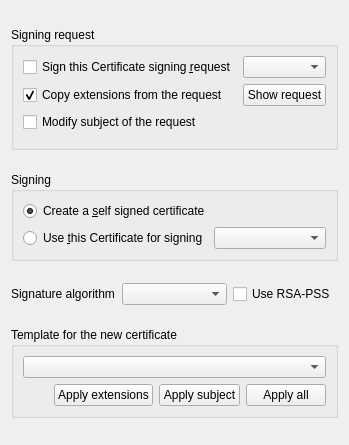
     <widget class="QWidget" name="tab_0">
      <attribute name="title">
       <string>Source</string>
      </attribute>
      <layout class="QVBoxLayout" name="verticalLayout_4">
       <item>
        <spacer>
         <property name="orientation">
          <enum>Qt::Vertical</enum>
         </property>
         <property name="sizeType">
          <enum>QSizePolicy::Expanding</enum>
         </property>
         <property name="sizeHint" stdset="0">
          <size>
           <width>20</width>
           <height>16</height>
          </size>
         </property>
        </spacer>
       </item>
       <item>
        <widget class="QGroupBox" name="requestBox">
         <property name="title">
          <string>Signing request</string>
         </property>
         <layout class="QVBoxLayout">
          <item>
           <widget class="QWidget" name="reqWidget" native="true">
            <layout class="QGridLayout">
             <property name="margin">
              <number>0</number>
             </property>
             <item row="0" column="1">
              <widget class="itemComboReq" name="reqList"/>
             </item>
             <item row="1" column="1">
              <widget class="QPushButton" name="showReqBut">
               <property name="text">
                <string>Show request</string>
               </property>
              </widget>
             </item>
             <item row="0" column="0">
              <widget class="QCheckBox" name="fromReqCB">
               <property name="text">
                <string>Sign this Certificate signing &amp;request</string>
               </property>
              </widget>
             </item>
             <item row="1" column="0">
              <widget class="QCheckBox" name="copyReqExtCB">
               <property name="text">
                <string>Copy extensions from the request</string>
               </property>
               <property name="checked">
                <bool>true</bool>
               </property>
              </widget>
             </item>
             <item row="2" column="0">
              <widget class="QCheckBox" name="reqSubChange">
               <property name="text">
                <string>Modify subject of the request</string>
               </property>
              </widget>
             </item>
            </layout>
           </widget>
          </item>
          <item>
           <widget class="QWidget" name="attrWidget" native="true">
           </widget>
          </item>
         </layout>
        </widget>
       </item>
       <item>
        <spacer>
         <property name="orientation">
          <enum>Qt::Vertical</enum>
         </property>
         <property name="sizeType">
          <enum>QSizePolicy::Expanding</enum>
         </property>
         <property name="sizeHint" stdset="0">
          <size>
           <width>20</width>
           <height>16</height>
          </size>
         </property>
        </spacer>
       </item>
       <item>
        <widget class="QGroupBox" name="signerBox">
         <property name="title">
          <string>Signing</string>
         </property>
         <layout class="QVBoxLayout">
          <item>
           <layout class="QHBoxLayout">
            <item>
             <widget class="QRadioButton" name="selfSignRB">
              <property name="text">
               <string>Create a &amp;self signed certificate</string>
              </property>
              <property name="checked">
               <bool>true</bool>
              </property>
             </widget>
            </item>
           </layout>
          </item>
          <item>
           <layout class="QHBoxLayout">
            <item>
             <widget class="QRadioButton" name="foreignSignRB">
              <property name="text">
               <string>Use &amp;this Certificate for signing</string>
              </property>
             </widget>
            </item>
            <item>
             <widget class="itemComboCert" name="certList">
              <property name="toolTip">
               <string>All certificates in your database that can create valid signatures</string>
              </property>
             </widget>
            </item>
           </layout>
          </item>
         </layout>
        </widget>
       </item>
       <item>
        <spacer>
         <property name="orientation">
          <enum>Qt::Vertical</enum>
         </property>
         <property name="sizeHint" stdset="0">
          <size>
           <width>20</width>
           <height>16</height>
          </size>
         </property>
        </spacer>
       </item>
       <item>
        <layout class="QHBoxLayout">
         <item>
          <widget class="QLabel" name="label">
           <property name="text">
            <string>Signature algorithm</string>
           </property>
          </widget>
         </item>
         <item>
          <widget class="hashBox" name="hashAlgo"/>
         </item>
          <item>
           <widget class="QCheckBox" name="rsapss">
            <property name="text">
             <string>Use RSA-PSS</string>
            </property>
           </widget>
          </item>
        </layout>
       </item>
       <item>
        <spacer>
         <property name="orientation">
          <enum>Qt::Vertical</enum>
         </property>
         <property name="sizeType">
          <enum>QSizePolicy::Expanding</enum>
         </property>
         <property name="sizeHint" stdset="0">
          <size>
           <width>20</width>
           <height>16</height>
          </size>
         </property>
        </spacer>
       </item>
       <item>
        <widget class="QGroupBox" name="templBox">
         <property name="title">
          <string>Template for the new certificate</string>
         </property>
         <layout class="QVBoxLayout" name="verticalLayout_3">
          <item>
           <widget class="itemComboTemp" name="tempList">
            <property name="sizePolicy">
             <sizepolicy hsizetype="Expanding" vsizetype="Fixed">
              <horstretch>0</horstretch>
              <verstretch>0</verstretch>
             </sizepolicy>
            </property>
            <property name="toolTip">
             <string>All available templates</string>
            </property>
           </widget>
          </item>
          <item>
           <layout class="QHBoxLayout" name="horizontalLayout_2">
            <item>
             <spacer name="horizontalSpacer">
              <property name="orientation">
               <enum>Qt::Horizontal</enum>
              </property>
              <property name="sizeHint" stdset="0">
               <size>
                <width>13</width>
                <height>20</height>
               </size>
              </property>
             </spacer>
            </item>
            <item>
             <widget class="QPushButton" name="applyExtensions">
              <property name="text">
               <string>Apply extensions</string>
              </property>
             </widget>
            </item>
            <item>
             <widget class="QPushButton" name="applySubject">
              <property name="text">
               <string>Apply subject</string>
              </property>
             </widget>
            </item>
            <item>
             <widget class="QPushButton" name="applyTemplate">
              <property name="sizePolicy">
               <sizepolicy hsizetype="Minimum" vsizetype="Fixed">
                <horstretch>0</horstretch>
                <verstretch>0</verstretch>
               </sizepolicy>
              </property>
              <property name="text">
               <string>Apply all</string>
              </property>
             </widget>
            </item>
           </layout>
          </item>
         </layout>
        </widget>
       </item>
       <item>
        <spacer>
         <property name="orientation">
          <enum>Qt::Vertical</enum>
         </property>
         <property name="sizeType">
          <enum>QSizePolicy::Expanding</enum>
         </property>
         <property name="sizeHint" stdset="0">
          <size>
           <width>20</width>
           <height>16</height>
          </size>
         </property>
        </spacer>
       </item>
      </layout>
     </widget>
